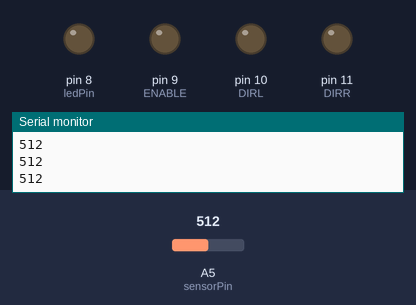
The sketch below on a simulated Arduino Uno, built with avr-gcc and run on an emulated ATmega328P. Shown: output pins drawn as LEDs (lit = HIGH), the last lines printed to the serial monitor. Inputs (shaded band) come from the test bench; at power-on: A5 (sensorPin) = 512.

Above: at 1.2 s.
1.3 s: A5 (sensorPin) set to 6
3.6 s: A5 (sensorPin) set to 3
At 5.7 s:
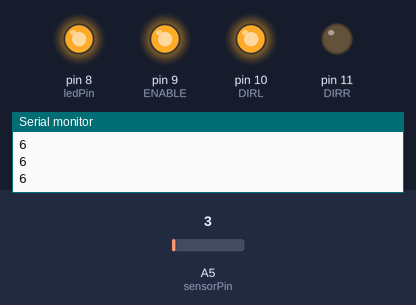
6.2 s: A5 (sensorPin) set to 20
At 9.9 s:
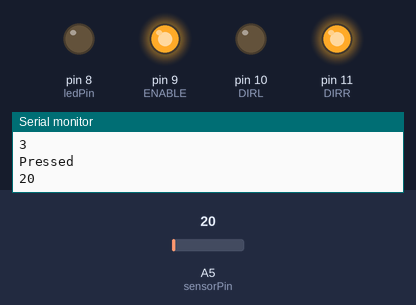
12.2 s: A5 (sensorPin) set to 0
At 14.5 s:
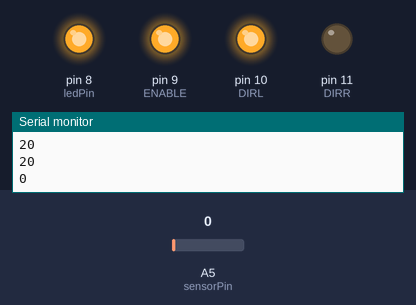
14.8 s: A5 (sensorPin) set to 122
At 21.2 s:
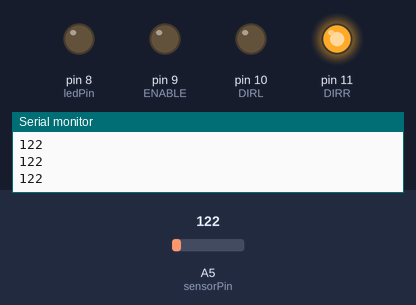
Timing chart, 0 to 21.8 s (numbered marks = the images above; inputs shaded):
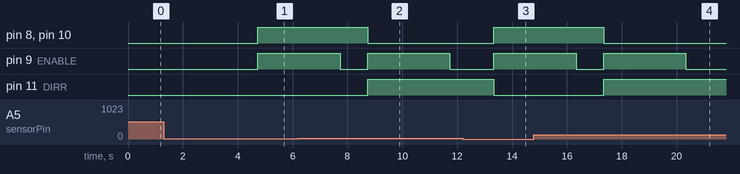

The sketch:

Photoresistor.ino
```cpp
/*
  SparkFun Inventor's Kit
  Example sketch 07

  PHOTORESISTOR

  Read a photoresistor (light sensor) to detect "darkness" and turn on an LED when it
  is "dark" and turn back off again when it is "bright.

  This sketch was written by SparkFun Electronics,
  with lots of help from the Arduino community.
  This code is completely free for any use.
  Visit http://learn.sparkfun.com/products/2 for SIK information.
  Visit http://www.arduino.cc to learn about the Arduino.
*/


// As usual, we'll create constants to name the pins we're using.
// This will make it easier to follow the code below.

const int sensorPin = A5;
const int ledPin = 8;
int buttonState = 0;
int last_state=0;

// We'll also set up some global variables for the light level a calibration value and
//and a raw light value
const int ENABLE=9;
const int DIRL=10;
const int DIRR=11;
int lightVal;


void setup()
{
  // We'll set up the LED pin to be an output.
  pinMode(sensorPin, INPUT);
  pinMode(ledPin, OUTPUT);
  pinMode(ENABLE, OUTPUT);
  pinMode(DIRL,OUTPUT);
  pinMode(DIRR,OUTPUT);
  //we will take a single reading from the light sensor and store it in the lightCal
  //variable. This will give us a prelinary value to compare against in the loop
  Serial.begin(300);
}


void loop()
{
  //Take a reading using analogRead() on sensor pin and store it in lightVal
  lightVal = analogRead(sensorPin);
  Serial.println(lightVal);

  //if lightVal is less than our initial reading (lightCal) minus 50 it is dark and
  //turn pin 9 HIGH. The (-50) part of the statement sets the sensitivity. The smaller
  //the number the more sensitive the circuit will be to variances in light.


  if (lightVal < 5 and last_state ==0 )
  {
    delay(1000);
    digitalWrite(8, HIGH);
    //left
    digitalWrite(ENABLE,HIGH);
    digitalWrite(DIRL,HIGH);
    digitalWrite(DIRR,LOW);
    delay(3000);
    digitalWrite(ENABLE,LOW);
    Serial.println("Pressed");
    last_state = 1;
  }

  //else, it is bright, turn pin 9 LOW
  if ( lightVal > 10 and last_state==1)
  {
    delay(1000);
    //right
    digitalWrite(8, LOW);
    digitalWrite(ENABLE,HIGH);
    digitalWrite(DIRL,LOW);
    digitalWrite(DIRR,HIGH);
    delay(3000);
    digitalWrite(ENABLE,LOW);
    last_state = 0;
  }

}
```

Measured:
- the behaviour switches between 5 and 4 on A5 (sensorPin) (found by bisection; images 0 and 1)
- after the input at 3.6 s, pin 8 (ledPin), pin 9 (ENABLE), pin 10 (DIRL): LOW → HIGH after 1.1 s
- after the input at 6.2 s, pin 8 (ledPin), pin 10 (DIRL): HIGH → LOW after 2.5 s; pin 11 (DIRR): LOW → HIGH after 2.5 s
- after the input at 12.2 s, pin 8 (ledPin), pin 9 (ENABLE), pin 10 (DIRL): LOW → HIGH after 1.1 s; pin 11 (DIRR): HIGH → LOW after 1.1 s
- after the input at 14.8 s, pin 8 (ledPin), pin 10 (DIRL): HIGH → LOW after 2.5 s; pin 11 (DIRR): LOW → HIGH after 2.5 s
